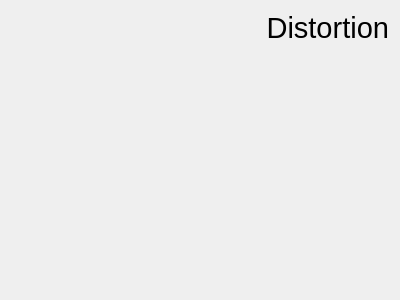
<?xml version="1.0" encoding="UTF-8"?>
<ui version="4.0">
 <class>Distortion_EffectWidget</class>
 <widget class="QWidget" name="Distortion_EffectWidget">
  <property name="geometry">
   <rect>
    <x>0</x>
    <y>0</y>
    <width>400</width>
    <height>300</height>
   </rect>
  </property>
  <property name="windowTitle">
   <string>Form</string>
  </property>
  <layout class="QGridLayout" name="gridLayout">
   <item row="0" column="0">
    <widget class="QLabel" name="label">
     <property name="font">
      <font>
       <pointsize>22</pointsize>
      </font>
     </property>
     <property name="text">
      <string>Distortion</string>
     </property>
     <property name="alignment">
      <set>Qt::AlignRight|Qt::AlignTop|Qt::AlignTrailing</set>
     </property>
    </widget>
   </item>
  </layout>
 </widget>
 <resources/>
 <connections/>
</ui>
